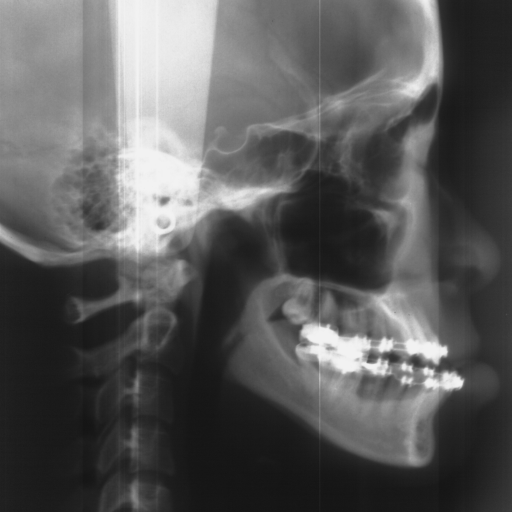
#> input picture Pre_X-ray.bmp, 512 x 512 px
$ python edge_detection.py
#> lines starting #> are read from the running program, lines starting #| are printed output that depends on the picture; after the words box and inside, x2 and y2 are one past the last pixel; in counts of white or black regions, pixels touching at a corner belong together
import re
import cv2
import numpy as np
import matplotlib.pyplot as plt
from xgboost import cv

image_path = "Pre_X-ray.bmp"

def show_image(img):
    plt.imshow(img, cmap='gray')
    plt.axis('off')

    plt.show()


# find the circle landmarker
def landmark_detection(image_path):
#> called with image_path = 'Pre_X-ray.bmp'
    im_gray = cv2.imread(image_path,cv2.IMREAD_GRAYSCALE)
#> im_gray is the input picture: shape (512, 512); min 20, max 242, mean 90.4
    thresh = 220
    im_bi = np.where(im_gray < thresh, 0, im_gray)
    im_aq = cv2.equalizeHist(im_bi)
    kernel = np.ones((1, 1), np.uint8)
    erosion = cv2.erode(im_aq, kernel, iterations=1)
    dilate = cv2.dilate(erosion, kernel, iterations=2)
    image = dilate
    # Method 1
    rows = image.shape[0]
#> rows = 512
    circles = cv2.HoughCircles(image, cv2.HOUGH_GRADIENT, 1, rows,
                                   param1=10, param2=30,
                                   minRadius=0, maxRadius=30)
#> circles = [[162.5, 220.5, 13.8]]
    if circles is not None:
        circles = np.uint16(np.around(circles))
#> circles = [[162, 220, 14]]
        for i in circles[0, :]:
            center = (i[0], i[1])
            size = i[2]
            return center, size
#> this loop made 1 pass

# find center position
center, size = landmark_detection(image_path)
#> center = (162, 220); size = 14
print(size,"size")
#| 14 size


def edge_detection_pre(file_path):
    im_gray = cv2.imread(file_path,cv2.IMREAD_GRAYSCALE)
    raw_image = im_gray.copy()
    ret, th1 = cv2.threshold(im_gray, 70, 255, cv2.THRESH_BINARY)
    im_gray[th1 == 0] = 0

    # find jaw contour
    thresh = 50
    im_bi = np.where(im_gray < thresh, 0, im_gray)
    im_aq = cv2.equalizeHist(im_bi)
    jaw = im_aq

    # find teeth location
    thresh = 220
    im_bi = np.where(im_gray < thresh, 0, im_gray)
    im_tooth = cv2.equalizeHist(im_bi)
    kernel = np.ones((5, 5), np.uint8)
    im_tooth = cv2.erode(im_tooth, kernel, iterations=1)
    im_tooth = cv2.dilate(im_tooth, kernel, iterations=6)

    return raw_image, jaw, im_tooth


(x, y) = center
#> x = 162; y = 220
raw_img, image, tooth = edge_detection_pre(image_path)
#> in edge_detection_pre, `ret, th1 = cv2.threshold(im_gray, 70, 255, cv2.THRESH_BINARY)`:
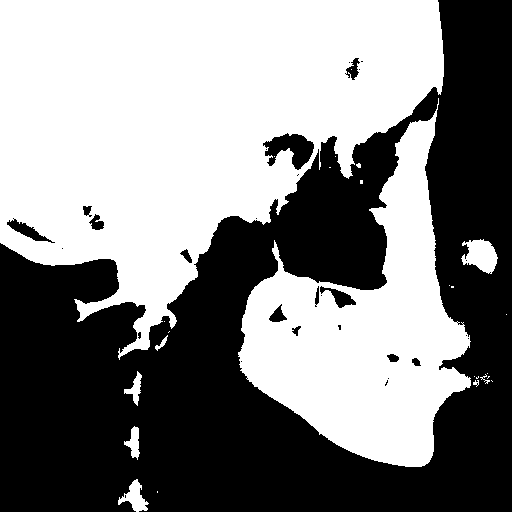
#> th1: shape (512, 512); 51.9% white; 30 black regions (17 under 20 px)
#> in edge_detection_pre, `im_aq = cv2.equalizeHist(im_bi)`:
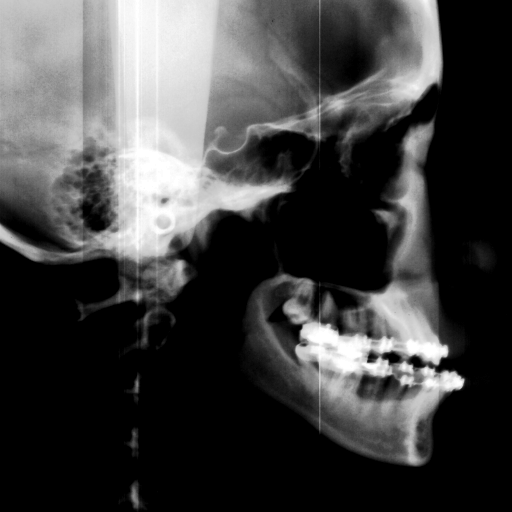
#> im_aq: shape (512, 512); min 0, max 255, mean 66.6
Verti2 = np.concatenate((raw_img, image), axis=1)
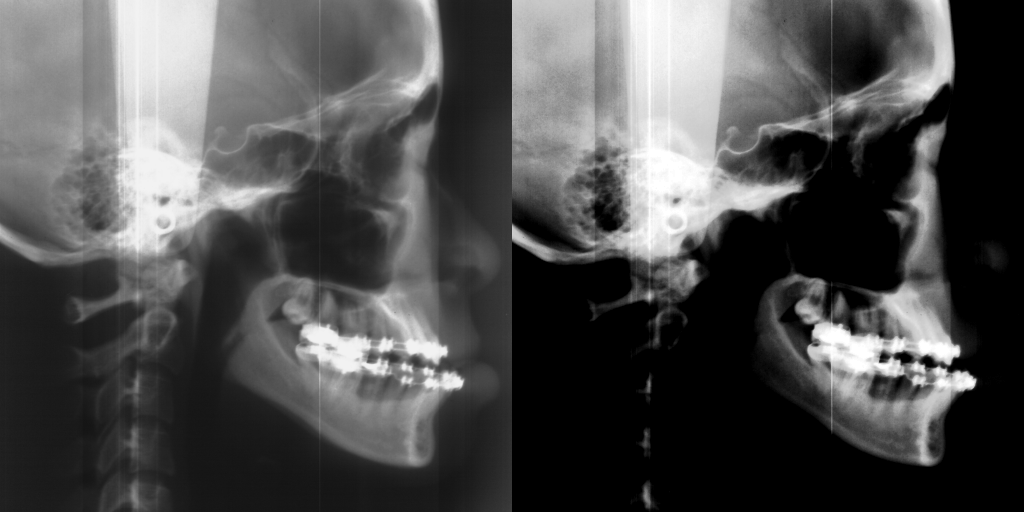
#> Verti2: shape (512, 1024); min 0, max 255, mean 78.5
show_image(Verti2)
show_image(tooth)

# find jaw contour
copy_image = np.zeros_like(image)
copy_image[y+size:, x+size:] = image[y+size:, x+size:]
copy_image = cv2.equalizeHist(copy_image)
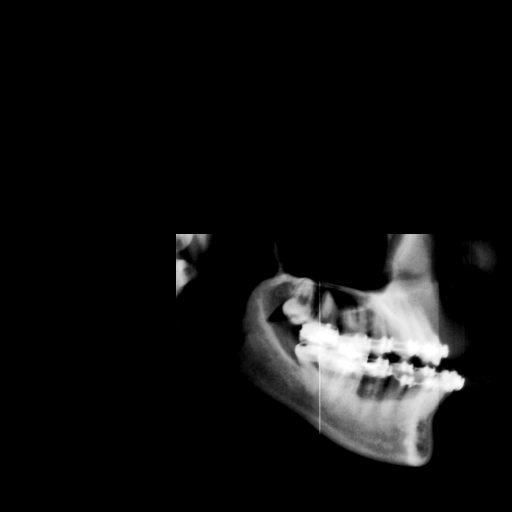
#> copy_image: shape (512, 512); min 0, max 255, mean 17.6
cnts, _ = cv2.findContours(copy_image, cv2.RETR_EXTERNAL, cv2.CHAIN_APPROX_SIMPLE)
#> cnts = 14 contours, 11 with area under 20; largest, box (x1, y1, x2, y2) and area: (238, 234, 471, 467) 33944, (176, 234, 214, 299) 1292, (461, 239, 498, 274) 772
filter_cnt = []
for cnt in cnts:
    if cv2.contourArea(cnt) > 80 and len(filter_cnt) == 0:
        filter_cnt.append(cnt)
    elif cv2.contourArea(cnt) < 80:
        pass
    elif cv2.contourArea(cnt) > cv2.contourArea(filter_cnt[0]):
        filter_cnt.pop(0)
        filter_cnt.append(cnt)
#> this loop made 14 passes
#> cnt on passes 1, 3, 5, 7, 8, 9, 10, 11: [[491, 380], [492, 381]], [[488, 376], [488, 377], [487, 378], [489, 376]], [[474, 376]], [[487, 373]], [[176, 320], [176, 321]], [[506, 314]], [[451, 286], [451, 287], [453, 287], [453, 286]], [[449, 285]]
#> after the loop, filter_cnt = 1 contour; box (x1, y1, x2, y2) and area: (238, 234, 471, 467) 33944


img = copy_image.copy()
mask = np.zeros(img.shape, dtype='uint8')  #依Contours圖形建立mask
cv2.drawContours(mask, filter_cnt, -1, 255, -1)  # 255        →白色, -1→塗滿
#> mask: shape (512, 512); 13.1% white; 1 white region
# show_image(mask)
roi_mask = cv2.bitwise_and(img, img, mask=mask)
print('roi_mask')
# show_image(roi_mask)

# print jaw boundary
jaw_img = raw_img.copy()
jaw_img = cv2.cvtColor(jaw_img, cv2.COLOR_GRAY2BGR)
cv2.drawContours(jaw_img, filter_cnt, -1, (0, 255, 0), 2)
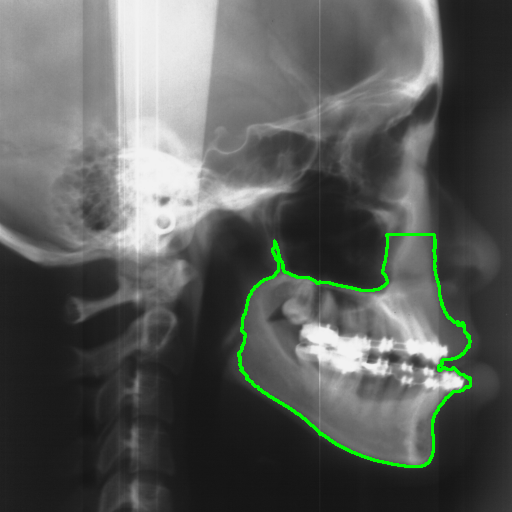
#> jaw_img: shape (512, 512, 3); 1.22% of pixels changed, all inside (x1, y1, x2, y2) = (237, 233, 472, 468)
# print('jaw_img')
# show_image(jaw_img)


# find constraint jaw line
tooth = np.where(roi_mask < 230, 0, roi_mask)
print('highlight')
show_image(tooth)
kernel = np.ones((5, 5), np.uint8)
tooth = cv2.dilate(tooth, kernel, iterations=4)
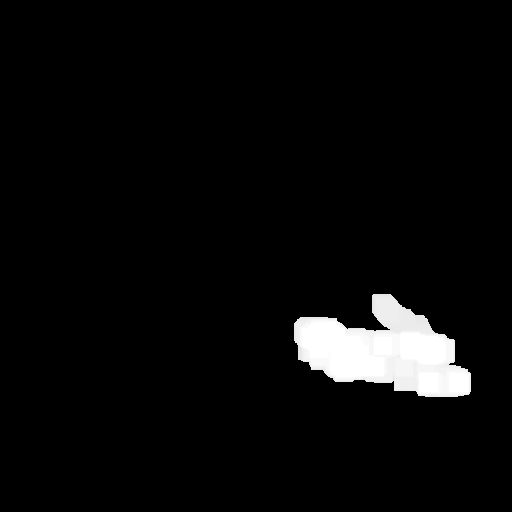
#> tooth: shape (512, 512); min 0, max 255, mean 10.2
tooth = np.where(tooth<240,0,tooth)
show_image(tooth)
rows, cols = tooth.shape[:2]
#> rows = 512; cols = 512
cnt_t, _ = cv2.findContours(tooth, cv2.RETR_EXTERNAL, cv2.CHAIN_APPROX_SIMPLE)
#> cnt_t = 1 contour; box (x1, y1, x2, y2) and area: (299, 319, 470, 396) 8270
[vx, vy, x, y] = cv2.fitLine(cnt_t[0],cv2.DIST_L2,0,0.01,0.01)
#> vx = [0.991]; vy = [0.133]; x = [388.4]; y = [357.7]
def line(x_position):
    if (vy/vx)*x-y < 0:
        return True
lefty = int((-x * vy / vx) + y)
#> lefty = 305
righty = int(((cols - x) * vy / vx) + y)
#> righty = 374

# below tooth mask
points = np.array( [[cols-1, righty], [0, lefty], [0,rows-1], [cols-1,rows-1]])
#> points = [[511, 374], [0, 305], [0, 511], [511, 511]]
mask = np.zeros(img.shape, dtype='uint8')
# cv2.fillPoly(mask, [points], 255)
cv2.drawContours(mask, [points],-1,255,-1)
#> mask: shape (512, 512); 33.7% white; 1 white region, box (x1, y1, x2, y2) and area: (0, 305, 512, 512) 88320
show_image(mask)
output = cv2.bitwise_and(jaw_img, jaw_img, mask=mask)
show_image(jaw_img)
print('output', np.shape(output))
#| output (512, 512, 3)
show_image(output)


raw_img = cv2.cvtColor(raw_img, cv2.COLOR_GRAY2BGR)
cv2.circle(raw_img, center, size, (255, 0, 0), 2)
cv2.putText(raw_img, str(center), (center[0] + 20, center[1] + 20), cv2.FONT_HERSHEY_SIMPLEX, 1, (255, 255, 0), 2)
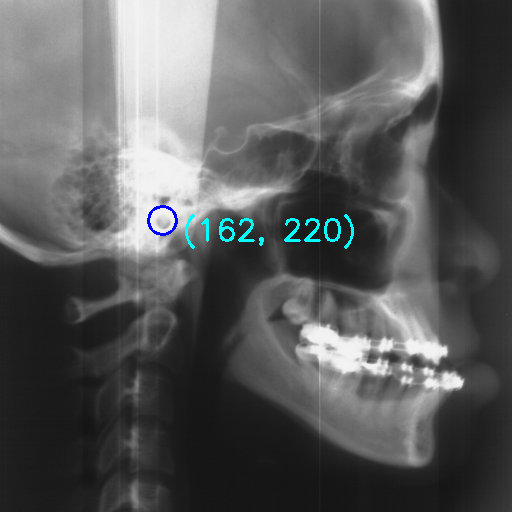
#> raw_img: shape (512, 512, 3); mean B, G, R 91.3, 91.1, 89.9

output = cv2.bitwise_or(output,raw_img)

show_image(output)
